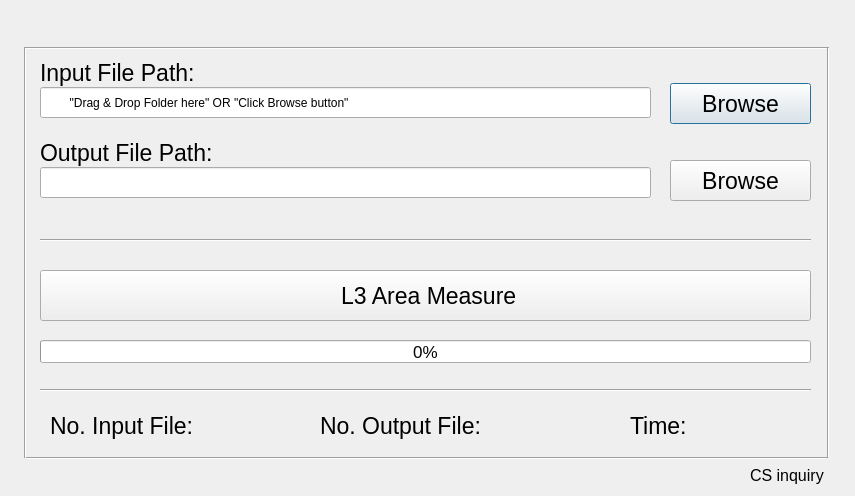
<?xml version="1.0" encoding="UTF-8"?>
<ui version="4.0">
 <class>Dialog</class>
 <widget class="QDialog" name="Dialog">
  <property name="geometry">
   <rect>
    <x>0</x>
    <y>0</y>
    <width>855</width>
    <height>496</height>
   </rect>
  </property>
  <property name="windowTitle">
   <string>Dialog</string>
  </property>
  <widget class="QPushButton" name="btn_browse1">
   <property name="geometry">
    <rect>
     <x>670</x>
     <y>83</y>
     <width>141</width>
     <height>41</height>
    </rect>
   </property>
   <property name="font">
    <font>
     <family>Arial</family>
     <pointsize>17</pointsize>
    </font>
   </property>
   <property name="text">
    <string>Browse</string>
   </property>
  </widget>
  <widget class="QLabel" name="lbl_input">
   <property name="geometry">
    <rect>
     <x>40</x>
     <y>57</y>
     <width>191</width>
     <height>31</height>
    </rect>
   </property>
   <property name="font">
    <font>
     <family>Arial</family>
     <pointsize>17</pointsize>
     <weight>50</weight>
     <bold>false</bold>
    </font>
   </property>
   <property name="text">
    <string>Input File Path:</string>
   </property>
  </widget>
  <widget class="Line" name="line">
   <property name="geometry">
    <rect>
     <x>26</x>
     <y>40</y>
     <width>801</width>
     <height>16</height>
    </rect>
   </property>
   <property name="orientation">
    <enum>Qt::Horizontal</enum>
   </property>
  </widget>
  <widget class="Line" name="line_2">
   <property name="geometry">
    <rect>
     <x>26</x>
     <y>450</y>
     <width>801</width>
     <height>16</height>
    </rect>
   </property>
   <property name="orientation">
    <enum>Qt::Horizontal</enum>
   </property>
  </widget>
  <widget class="QProgressBar" name="pgbar_download">
   <property name="geometry">
    <rect>
     <x>40</x>
     <y>340</y>
     <width>771</width>
     <height>23</height>
    </rect>
   </property>
   <property name="font">
    <font>
     <pointsize>13</pointsize>
    </font>
   </property>
   <property name="value">
    <number>0</number>
   </property>
   <property name="textVisible">
    <bool>true</bool>
   </property>
  </widget>
  <widget class="QLabel" name="lbl_ouput">
   <property name="geometry">
    <rect>
     <x>40</x>
     <y>137</y>
     <width>211</width>
     <height>31</height>
    </rect>
   </property>
   <property name="font">
    <font>
     <family>Arial</family>
     <pointsize>17</pointsize>
     <weight>50</weight>
     <bold>false</bold>
    </font>
   </property>
   <property name="text">
    <string>Output File Path:</string>
   </property>
  </widget>
  <widget class="Line" name="line_3">
   <property name="geometry">
    <rect>
     <x>10</x>
     <y>47</y>
     <width>31</width>
     <height>411</height>
    </rect>
   </property>
   <property name="orientation">
    <enum>Qt::Vertical</enum>
   </property>
  </widget>
  <widget class="Line" name="line_4">
   <property name="geometry">
    <rect>
     <x>820</x>
     <y>47</y>
     <width>16</width>
     <height>411</height>
    </rect>
   </property>
   <property name="orientation">
    <enum>Qt::Vertical</enum>
   </property>
  </widget>
  <widget class="QLineEdit" name="lineEdit_output">
   <property name="geometry">
    <rect>
     <x>40</x>
     <y>167</y>
     <width>611</width>
     <height>31</height>
    </rect>
   </property>
   <property name="text">
    <string/>
   </property>
  </widget>
  <widget class="QPushButton" name="btn_execute">
   <property name="geometry">
    <rect>
     <x>40</x>
     <y>270</y>
     <width>771</width>
     <height>51</height>
    </rect>
   </property>
   <property name="font">
    <font>
     <family>Arial</family>
     <pointsize>17</pointsize>
    </font>
   </property>
   <property name="text">
    <string> L3 Area Measure</string>
   </property>
  </widget>
  <widget class="QLineEdit" name="lineEdit_input">
   <property name="geometry">
    <rect>
     <x>40</x>
     <y>87</y>
     <width>611</width>
     <height>31</height>
    </rect>
   </property>
   <property name="text">
    <string>        &quot;Drag &amp; Drop Folder here&quot; OR &quot;Click Browse button&quot;</string>
   </property>
  </widget>
  <widget class="QPushButton" name="btn_browse2">
   <property name="geometry">
    <rect>
     <x>670</x>
     <y>160</y>
     <width>141</width>
     <height>41</height>
    </rect>
   </property>
   <property name="font">
    <font>
     <family>Arial</family>
     <pointsize>17</pointsize>
    </font>
   </property>
   <property name="text">
    <string>Browse</string>
   </property>
  </widget>
  <widget class="QLabel" name="lbl_upload">
   <property name="geometry">
    <rect>
     <x>50</x>
     <y>93</y>
     <width>21</width>
     <height>20</height>
    </rect>
   </property>
   <property name="text">
    <string/>
   </property>
  </widget>
  <widget class="QLabel" name="lbl_logo">
   <property name="geometry">
    <rect>
     <x>30</x>
     <y>10</y>
     <width>161</width>
     <height>31</height>
    </rect>
   </property>
   <property name="text">
    <string/>
   </property>
  </widget>
  <widget class="QLabel" name="lbl_execute">
   <property name="geometry">
    <rect>
     <x>280</x>
     <y>230</y>
     <width>41</width>
     <height>31</height>
    </rect>
   </property>
   <property name="text">
    <string/>
   </property>
  </widget>
  <widget class="Line" name="line_5">
   <property name="geometry">
    <rect>
     <x>40</x>
     <y>230</y>
     <width>771</width>
     <height>21</height>
    </rect>
   </property>
   <property name="orientation">
    <enum>Qt::Horizontal</enum>
   </property>
  </widget>
  <widget class="Line" name="line_6">
   <property name="geometry">
    <rect>
     <x>40</x>
     <y>380</y>
     <width>771</width>
     <height>21</height>
    </rect>
   </property>
   <property name="orientation">
    <enum>Qt::Horizontal</enum>
   </property>
  </widget>
  <widget class="QLabel" name="lbl_num_input">
   <property name="geometry">
    <rect>
     <x>50</x>
     <y>410</y>
     <width>251</width>
     <height>31</height>
    </rect>
   </property>
   <property name="font">
    <font>
     <family>Arial</family>
     <pointsize>17</pointsize>
     <weight>50</weight>
     <bold>false</bold>
    </font>
   </property>
   <property name="text">
    <string>No. Input File:</string>
   </property>
  </widget>
  <widget class="QLabel" name="lbl_num_output">
   <property name="geometry">
    <rect>
     <x>320</x>
     <y>410</y>
     <width>271</width>
     <height>31</height>
    </rect>
   </property>
   <property name="font">
    <font>
     <family>Arial</family>
     <pointsize>17</pointsize>
     <weight>50</weight>
     <bold>false</bold>
    </font>
   </property>
   <property name="text">
    <string>No. Output File:</string>
   </property>
  </widget>
  <widget class="QLabel" name="lbl_time">
   <property name="geometry">
    <rect>
     <x>630</x>
     <y>410</y>
     <width>171</width>
     <height>31</height>
    </rect>
   </property>
   <property name="font">
    <font>
     <family>Arial</family>
     <pointsize>17</pointsize>
     <weight>50</weight>
     <bold>false</bold>
    </font>
   </property>
   <property name="text">
    <string>Time: </string>
   </property>
  </widget>
  <widget class="QLabel" name="lbl_cs_inquiry">
   <property name="geometry">
    <rect>
     <x>750</x>
     <y>460</y>
     <width>81</width>
     <height>31</height>
    </rect>
   </property>
   <property name="font">
    <font>
     <family>Arial</family>
     <pointsize>12</pointsize>
     <weight>50</weight>
     <bold>false</bold>
    </font>
   </property>
   <property name="text">
    <string>CS inquiry</string>
   </property>
   <property name="textFormat">
    <enum>Qt::RichText</enum>
   </property>
   <property name="openExternalLinks">
    <bool>false</bool>
   </property>
  </widget>
 </widget>
 <resources/>
 <connections/>
</ui>
